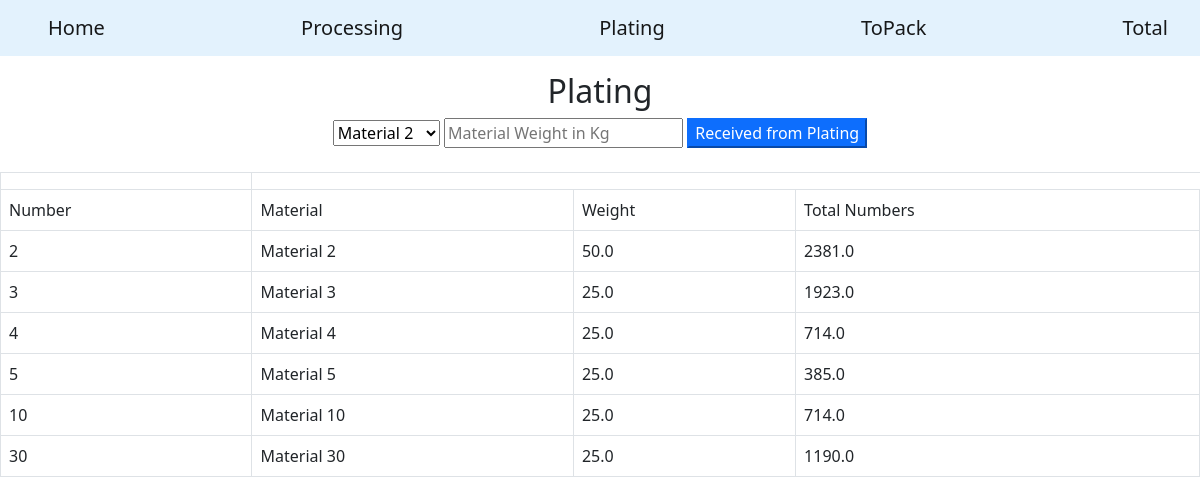
Screenshot of /plating with the database file from the repository.
### tables this page shows
CREATE TABLE plating (id INTEGER PRIMARY KEY, Name TEXT, wt REAL, weight REAL, quantity INTEGER);

### main.py (the view)
@app.route("/plating")
def plating():
    conn=sqlite3.connect('material.db')
    cur=conn.cursor()
    cur.execute("SELECT id, Name, weight, ROUND(weight/wt) AS Number FROM plating WHERE NOT weight = 0.0")
    rows=cur.fetchall()
    return render_template('plating.html', rows=rows)

### templates/plating.html
{% extends "layout.html" %}
{% block body %}
<h2 style="text-align:center">Plating</h2>
<form action="/plating_entry" method="post" style="text-align:center">
    <select name="material_name">
        {%for row in rows%}
        <option value="{{ row[1] }}">{{ row[1] }}</option>
        {%endfor%}
    </select>
    <input name="material_weight" placeholder="Material Weight in Kg" type="text">
    <input value="Received from Plating" type="submit" class="btn-primary">
</form>
<br>
<table class="table  table-bordered table-hover">
    <th>
        <tr>
            <td>Number</td>
            <td>Material</td>
            <td>Weight</td>
            <td>Total Numbers</td>
        </tr>
    </th>
    {%for row in rows%}
    <tr>
        <td>{{ row[0] }}</td>
        <td>{{ row[1] }}</td>
        <td>{{ row[2] }}</td>
        <td>{{ row[3] }}</td>
        {%endfor%}
    </tr>
</table>
{% endblock %}

### rows the page displays
plating: id "2", Name "Material 2", weight "50.0", row "2381.0"
plating: id "3", Name "Material 3", weight "25.0", row "1923.0"
plating: id "4", Name "Material 4", weight "25.0", row "714.0"
plating: id "5", Name "Material 5", weight "25.0", row "385.0"
plating: id "10", Name "Material 10", weight "25.0", row "714.0"
plating: id "30", Name "Material 30", weight "25.0", row "1190.0"

### other values shown
form field material_name "Material 2"
